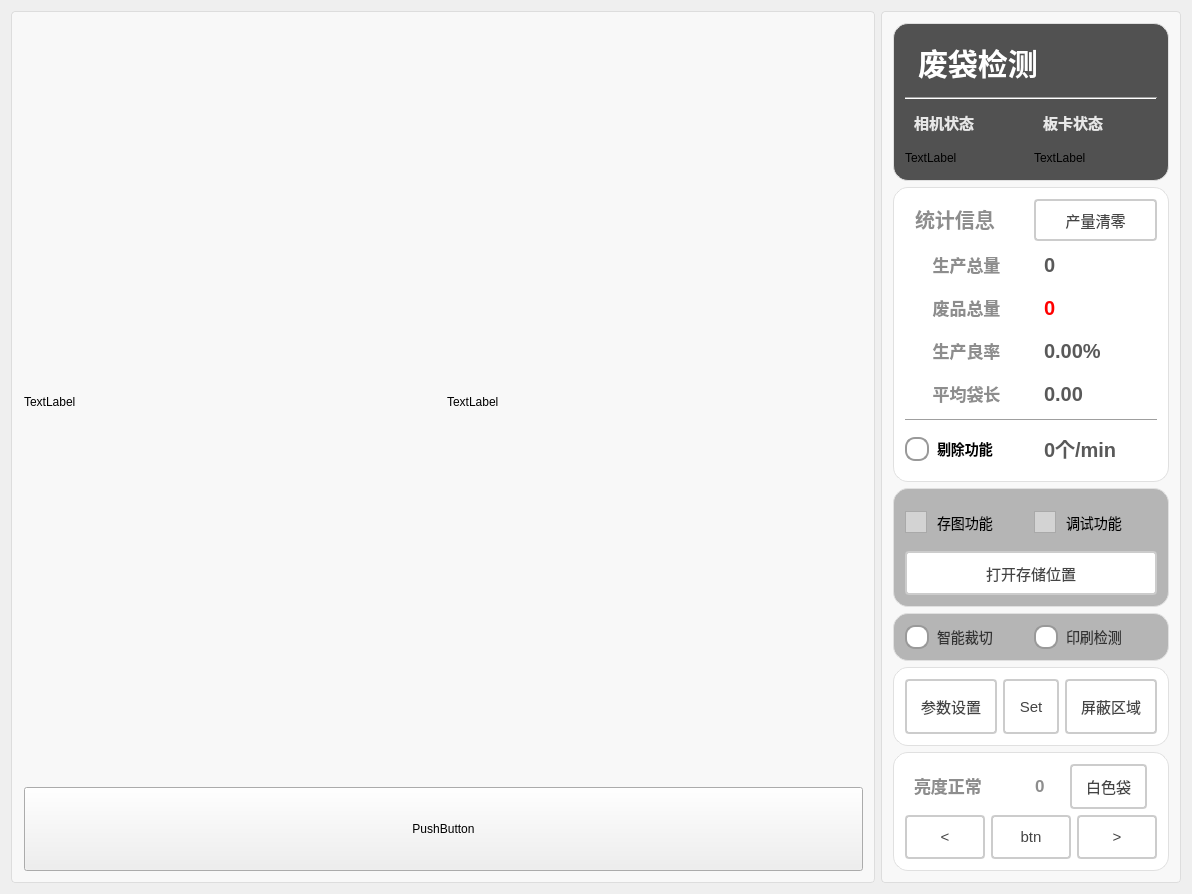
<?xml version="1.0" encoding="UTF-8"?>
<ui version="4.0">
 <class>SmartCroppingOfBagsClass</class>
 <widget class="QMainWindow" name="SmartCroppingOfBagsClass">
  <property name="geometry">
   <rect>
    <x>0</x>
    <y>0</y>
    <width>1192</width>
    <height>894</height>
   </rect>
  </property>
  <property name="windowTitle">
   <string>SmartCroppingOfBags</string>
  </property>
  <widget class="QWidget" name="centralWidget">
   <layout class="QVBoxLayout" name="verticalLayout_3">
    <item>
     <layout class="QHBoxLayout" name="horizontalLayout_2" stretch="4,1">
      <item>
       <widget class="QGroupBox" name="gBox_main">
        <property name="styleSheet">
         <string notr="true">QGroupBox {
    border: 1px solid #DDD;
    border-radius: 4px;
    font: bold 14px;
    color: #666;
    background-color: #F8F8F8;
}

QGroupBox::title {
    subcontrol-origin: margin;
    subcontrol-position: top left;
    left: 10px;
    padding: 0 5px;
}</string>
        </property>
        <property name="title">
         <string/>
        </property>
        <layout class="QVBoxLayout" name="verticalLayout_2" stretch="9,1">
         <property name="leftMargin">
          <number>12</number>
         </property>
         <item>
          <layout class="QHBoxLayout" name="horizontalLayout">
           <item>
            <widget class="QLabel" name="lb_show">
             <property name="text">
              <string>TextLabel</string>
             </property>
            </widget>
           </item>
           <item>
            <widget class="QLabel" name="lb_Ngshow">
             <property name="text">
              <string>TextLabel</string>
             </property>
            </widget>
           </item>
          </layout>
         </item>
         <item>
          <widget class="QPushButton" name="pushButton">
           <property name="sizePolicy">
            <sizepolicy hsizetype="Minimum" vsizetype="Minimum">
             <horstretch>0</horstretch>
             <verstretch>0</verstretch>
            </sizepolicy>
           </property>
           <property name="text">
            <string>PushButton</string>
           </property>
          </widget>
         </item>
        </layout>
       </widget>
      </item>
      <item>
       <widget class="QGroupBox" name="groupBox_2">
        <property name="styleSheet">
         <string notr="true">QGroupBox {
    border: 1px solid #DDD;
    border-radius: 4px;
    font: bold 14px;
    color: #666;
    background-color: #F8F8F8;
}

QGroupBox::title {
    subcontrol-origin: margin;
    subcontrol-position: top left;
    left: 10px;
    padding: 0 5px;
}</string>
        </property>
        <property name="title">
         <string/>
        </property>
        <layout class="QVBoxLayout" name="verticalLayout_6" stretch="4,7,3,1,2,3">
         <item>
          <widget class="QGroupBox" name="groupBox_head">
           <property name="styleSheet">
            <string notr="true">QGroupBox {
    font-size: 20px;
    font-weight: bold;
    background-color: rgb(81, 81, 81);
    border: 1px solid #e0e0e0;
    border-radius: 2px;
	border-radius: 15px
}

QGroupBox::title {
    subcontrol-origin: margin;
    left: 10px;
    padding: 0 5px;
    color: #2c3e50;
}</string>
           </property>
           <property name="title">
            <string/>
           </property>
           <layout class="QVBoxLayout" name="verticalLayout_7" stretch="2,0,3">
            <item>
             <layout class="QHBoxLayout" name="hLayout_title" stretch="3,2">
              <item>
               <widget class="QLabel" name="label_title">
                <property name="sizePolicy">
                 <sizepolicy hsizetype="Expanding" vsizetype="Expanding">
                  <horstretch>0</horstretch>
                  <verstretch>0</verstretch>
                 </sizepolicy>
                </property>
                <property name="styleSheet">
                 <string notr="true">QLabel {
       font-size: 30px;        
       font-weight: bold;        
       color: rgb(255, 255, 255);         
       padding: 5px 5px;     
       border-bottom: 2px solid #cccccc; 
    }</string>
                </property>
                <property name="text">
                 <string>废袋检测</string>
                </property>
               </widget>
              </item>
              <item>
               <widget class="QPushButton" name="btn_close">
                <property name="sizePolicy">
                 <sizepolicy hsizetype="Expanding" vsizetype="Expanding">
                  <horstretch>0</horstretch>
                  <verstretch>0</verstretch>
                 </sizepolicy>
                </property>
                <property name="styleSheet">
                 <string notr="true">QPushButton {
    color: white;
    border: none;
    border-radius: 5px;
    padding: 8px 16px 8px 36px; 
    font-size: 14px;
    qproperty-icon: url(:/ButtonScanner/image/close.png);  
    qproperty-iconSize: 30px 30px;
}

QPushButton:hover {
    background-color: #ff6666;
}

QPushButton:pressed {
    background-color: #cc0000;
}</string>
                </property>
                <property name="text">
                 <string/>
                </property>
                <property name="shortcut">
                 <string notr="true"/>
                </property>
               </widget>
              </item>
             </layout>
            </item>
            <item>
             <widget class="Line" name="line_2">
              <property name="styleSheet">
               <string notr="true">QLine {
       color: rgb(194, 194, 194);       
    }</string>
              </property>
              <property name="orientation">
               <enum>Qt::Orientation::Horizontal</enum>
              </property>
             </widget>
            </item>
            <item>
             <layout class="QHBoxLayout" name="horizontalLayout_18">
              <item>
               <layout class="QVBoxLayout" name="vLayout_cameraStates" stretch="3,2">
                <item>
                 <widget class="QLabel" name="label_cameraStateTitle">
                  <property name="styleSheet">
                   <string notr="true">QLabel {
       font-size: 15px;        
       font-weight: bold;        
       color: rgb(232, 232, 232);         
       padding: 5px 5px;     
       border-bottom: 2px solid #cccccc; 
    }</string>
                  </property>
                  <property name="text">
                   <string>相机状态</string>
                  </property>
                 </widget>
                </item>
                <item>
                 <layout class="QGridLayout" name="gLayout_cameraStates">
                  <item row="0" column="0">
                   <widget class="QLabel" name="lb_xiangjilianjiezhuangtai">
                    <property name="text">
                     <string>TextLabel</string>
                    </property>
                   </widget>
                  </item>
                 </layout>
                </item>
               </layout>
              </item>
              <item>
               <layout class="QVBoxLayout" name="vLayout_cardState" stretch="3,2">
                <item>
                 <widget class="QLabel" name="label_cardStateTitle">
                  <property name="styleSheet">
                   <string notr="true">QLabel {
       font-size: 15px;        
       font-weight: bold;        
       color: rgb(232, 232, 232);         
       padding: 5px 5px;     
       border-bottom: 2px solid #cccccc; 
    }</string>
                  </property>
                  <property name="text">
                   <string>板卡状态</string>
                  </property>
                 </widget>
                </item>
                <item>
                 <widget class="QLabel" name="lb_bankalianjiezhuangtai">
                  <property name="text">
                   <string>TextLabel</string>
                  </property>
                 </widget>
                </item>
               </layout>
              </item>
             </layout>
            </item>
           </layout>
          </widget>
         </item>
         <item>
          <widget class="QGroupBox" name="gBox_infor">
           <property name="styleSheet">
            <string notr="true">QGroupBox {
    font-size: 20px;
    font-weight: bold;
    background-color: rgb(255, 255, 255);
    border: 1px solid #e0e0e0;
    border-radius: 2px;
	border-radius: 15px
}

QGroupBox::title {
    subcontrol-origin: margin;
    left: 10px;
    padding: 0 5px;
    color: #2c3e50;
}</string>
           </property>
           <property name="title">
            <string/>
           </property>
           <layout class="QVBoxLayout" name="verticalLayout_4">
            <item>
             <layout class="QHBoxLayout" name="hLayout_info" stretch="1,1">
              <item>
               <widget class="QLabel" name="label_info">
                <property name="styleSheet">
                 <string notr="true">QLabel {
       font-size: 20px;        
       font-weight: bold;        
       color:  rgb(141, 141, 141);       
       padding: 5px 5px;     
       border-bottom: 2px solid #cccccc; 
    }</string>
                </property>
                <property name="text">
                 <string>统计信息</string>
                </property>
                <property name="alignment">
                 <set>Qt::AlignmentFlag::AlignLeading|Qt::AlignmentFlag::AlignLeft|Qt::AlignmentFlag::AlignVCenter</set>
                </property>
               </widget>
              </item>
              <item>
               <widget class="QPushButton" name="btn_chanliangqingling">
                <property name="sizePolicy">
                 <sizepolicy hsizetype="Expanding" vsizetype="Expanding">
                  <horstretch>0</horstretch>
                  <verstretch>0</verstretch>
                 </sizepolicy>
                </property>
                <property name="styleSheet">
                 <string notr="true">QPushButton {
    padding: 6px 14px;
    border: 2px solid #CCC;
    border-radius: 4px;
    background-color: white;
    color: #444;
    font-size: 15px; 
}

QPushButton:hover {
    border-color: #999;
    background-color: #F5F5F5;
}

QPushButton:pressed {
    border-color: #777;
    background-color: #EEE;
}</string>
                </property>
                <property name="text">
                 <string>产量清零</string>
                </property>
               </widget>
              </item>
             </layout>
            </item>
            <item>
             <layout class="QHBoxLayout" name="hLayout_produceTotal">
              <item>
               <widget class="QLabel" name="label_produceTotal">
                <property name="styleSheet">
                 <string notr="true">QLabel {
       font-size: 17px;        
       font-weight: bold;        
       color:  rgb(141, 141, 141);       
       padding: 5px 5px;     
       border-bottom: 2px solid #cccccc; 
    }</string>
                </property>
                <property name="text">
                 <string>生产总量</string>
                </property>
                <property name="alignment">
                 <set>Qt::AlignmentFlag::AlignCenter</set>
                </property>
               </widget>
              </item>
              <item>
               <widget class="QLabel" name="lb_shengchanzongliang">
                <property name="styleSheet">
                 <string notr="true">QLabel {
       font-size: 20px;        
       font-weight: bold;        
       color:  rgb(89, 89, 89);       
       padding: 5px 5px;     
       border-bottom: 2px solid #cccccc; 
    }</string>
                </property>
                <property name="text">
                 <string>0</string>
                </property>
               </widget>
              </item>
             </layout>
            </item>
            <item>
             <layout class="QHBoxLayout" name="hLayout_wasteProducts">
              <item>
               <widget class="QLabel" name="label_wasteProducts">
                <property name="styleSheet">
                 <string notr="true">QLabel {
       font-size: 17px;        
       font-weight: bold;        
       color:  rgb(141, 141, 141);       
       padding: 5px 5px;     
       border-bottom: 2px solid #cccccc; 
    }</string>
                </property>
                <property name="text">
                 <string>废品总量</string>
                </property>
                <property name="alignment">
                 <set>Qt::AlignmentFlag::AlignCenter</set>
                </property>
               </widget>
              </item>
              <item>
               <widget class="QLabel" name="lb_feipinshuliang">
                <property name="styleSheet">
                 <string notr="true">QLabel {
       font-size: 20px;        
       font-weight: bold;        
       color:   rgb(255, 0, 0);      
       padding: 5px 5px;     
       border-bottom: 2px solid #cccccc; 
    }</string>
                </property>
                <property name="text">
                 <string>0</string>
                </property>
               </widget>
              </item>
             </layout>
            </item>
            <item>
             <layout class="QHBoxLayout" name="hLayout_productionYield">
              <item>
               <widget class="QLabel" name="label_productionYield">
                <property name="styleSheet">
                 <string notr="true">QLabel {
       font-size: 17px;        
       font-weight: bold;        
       color:  rgb(141, 141, 141);       
       padding: 5px 5px;     
       border-bottom: 2px solid #cccccc; 
    }</string>
                </property>
                <property name="text">
                 <string>生产良率</string>
                </property>
                <property name="alignment">
                 <set>Qt::AlignmentFlag::AlignCenter</set>
                </property>
               </widget>
              </item>
              <item>
               <widget class="QLabel" name="lb_lianglv">
                <property name="styleSheet">
                 <string notr="true">QLabel {
       font-size: 20px;        
       font-weight: bold;        
       color:  rgb(89, 89, 89);       
       padding: 5px 5px;     
       border-bottom: 2px solid #cccccc; 
    }</string>
                </property>
                <property name="text">
                 <string>0.00%</string>
                </property>
               </widget>
              </item>
             </layout>
            </item>
            <item>
             <layout class="QHBoxLayout" name="hLayout_productionYield_2">
              <item>
               <widget class="QLabel" name="label_productionYield_2">
                <property name="styleSheet">
                 <string notr="true">QLabel {
       font-size: 17px;        
       font-weight: bold;        
       color:  rgb(141, 141, 141);       
       padding: 5px 5px;     
       border-bottom: 2px solid #cccccc; 
    }</string>
                </property>
                <property name="text">
                 <string>平均袋长</string>
                </property>
                <property name="alignment">
                 <set>Qt::AlignmentFlag::AlignCenter</set>
                </property>
               </widget>
              </item>
              <item>
               <widget class="QLabel" name="lb_pingjundaichang">
                <property name="styleSheet">
                 <string notr="true">QLabel {
       font-size: 20px;        
       font-weight: bold;        
       color:  rgb(89, 89, 89);       
       padding: 5px 5px;     
       border-bottom: 2px solid #cccccc; 
    }</string>
                </property>
                <property name="text">
                 <string>0.00</string>
                </property>
               </widget>
              </item>
             </layout>
            </item>
            <item>
             <widget class="Line" name="line">
              <property name="orientation">
               <enum>Qt::Orientation::Horizontal</enum>
              </property>
             </widget>
            </item>
            <item>
             <layout class="QHBoxLayout" name="horizontalLayout_4">
              <item>
               <widget class="QRadioButton" name="rbtn_removeFunc">
                <property name="styleSheet">
                 <string notr="true">QRadioButton {
    spacing: 8px;
    font-size: 14px;
    color: #333;
    font-weight: bold;        
    color:  rgb(0, 0, 0);       

}

/* 未选中状态 */
QRadioButton::indicator {
    width: 20px;
    height: 20px;
    border-radius: 10px;
    border: 2px solid #999;
    background: #ffffff;
}

/* 悬停效果 */
QRadioButton::indicator:hover {
    border: 2px solid #666;
}

/* 选中状态 */
QRadioButton::indicator:checked {
    border: 2px solid #2196F3;
}

/* 选中时的内圆 */
QRadioButton::indicator:checked {
    background-color: qradialgradient(
        cx:0.5, cy:0.5,
        radius:0.4,
        fx:0.5, fy:0.5,
        stop:0 #2196F3,
        stop:1 transparent
    );
}

/* 禁用状态 */
QRadioButton::indicator:disabled {
    border: 2px solid #ccc;
    background: #eee;
}

/* 选中时的文字颜色 */
QRadioButton:checked {
    color: #2196F3;
    font-weight: 500;
}

/* 点击动画效果 */
QRadioButton::indicator:pressed {
    border: 2px solid #1565C0;
    background-color: qradialgradient(
        cx:0.5, cy:0.5,
        radius:0.5,
        fx:0.5, fy:0.5,
        stop:0 #BBDEFB,
        stop:1 transparent
    );
}</string>
                </property>
                <property name="text">
                 <string>剔除功能</string>
                </property>
               </widget>
              </item>
              <item>
               <widget class="QLabel" name="label_removeRate">
                <property name="styleSheet">
                 <string notr="true">QLabel {
       font-size: 20px;        
       font-weight: bold;        
       color:  rgb(89, 89, 89);       
       padding: 5px 5px;     
       border-bottom: 2px solid #cccccc; 
    }</string>
                </property>
                <property name="text">
                 <string>0个/min</string>
                </property>
               </widget>
              </item>
             </layout>
            </item>
           </layout>
          </widget>
         </item>
         <item>
          <widget class="QGroupBox" name="groupBox_3">
           <property name="styleSheet">
            <string notr="true">QGroupBox {
    font-size: 20px;
    font-weight: bold;
    background-color: rgb(181, 181, 181);
    border: 1px solid #e0e0e0;
    border-radius: 2px;
	border-radius: 15px
}

QGroupBox::title {
    subcontrol-origin: margin;
    left: 10px;
    padding: 0 5px;
    color: #2c3e50;
}</string>
           </property>
           <property name="title">
            <string/>
           </property>
           <layout class="QVBoxLayout" name="verticalLayout">
            <item>
             <layout class="QHBoxLayout" name="horizontalLayout_3">
              <item>
               <widget class="QCheckBox" name="ckb_cuntu">
                <property name="sizePolicy">
                 <sizepolicy hsizetype="Minimum" vsizetype="Minimum">
                  <horstretch>0</horstretch>
                  <verstretch>0</verstretch>
                 </sizepolicy>
                </property>
                <property name="font">
                 <font>
                  <pointsize>-1</pointsize>
                 </font>
                </property>
                <property name="styleSheet">
                 <string notr="true">QCheckBox {
    /* 默认样式 */
    spacing: 10px; /* 文字和框框之间的间距 */
    font-size: 14px; /* 字体大小 */
}

QCheckBox::indicator {
    /* 按钮的大小 */
    width: 20px;
    height: 20px;
}

QCheckBox::indicator:unchecked {
    /* 未选中状态的样式 */
    background-color: lightgray; /* 背景颜色 */
    border: 1px solid darkgray; /* 边框颜色 */
}

QCheckBox::indicator:unchecked:hover {
    /* 未选中状态鼠标悬停时的样式 */
    background-color: gray; /* 背景颜色 */
}

QCheckBox::indicator:checked {
    /* 选中状态的样式 */
    background-color: rgb(255, 152, 83); /* 背景颜色 */
    border: 1px solid darkred; /* 边框颜色 */
}

QCheckBox::indicator:checked:hover {
    /* 选中状态鼠标悬停时的样式 */
    background-color: darkred; /* 背景颜色 */
}</string>
                </property>
                <property name="text">
                 <string>存图功能</string>
                </property>
               </widget>
              </item>
              <item>
               <widget class="QCheckBox" name="ckb_debug">
                <property name="sizePolicy">
                 <sizepolicy hsizetype="Minimum" vsizetype="Minimum">
                  <horstretch>0</horstretch>
                  <verstretch>0</verstretch>
                 </sizepolicy>
                </property>
                <property name="font">
                 <font>
                  <pointsize>-1</pointsize>
                 </font>
                </property>
                <property name="styleSheet">
                 <string notr="true">QCheckBox {
    /* 默认样式 */
    spacing: 10px; /* 文字和框框之间的间距 */
    font-size: 14px; /* 字体大小 */
}

QCheckBox::indicator {
    /* 按钮的大小 */
    width: 20px;
    height: 20px;
}

QCheckBox::indicator:unchecked {
    /* 未选中状态的样式 */
    background-color: lightgray; /* 背景颜色 */
    border: 1px solid darkgray; /* 边框颜色 */
}

QCheckBox::indicator:unchecked:hover {
    /* 未选中状态鼠标悬停时的样式 */
    background-color: gray; /* 背景颜色 */
}

QCheckBox::indicator:checked {
    /* 选中状态的样式 */
    background-color: rgb(255, 152, 83); /* 背景颜色 */
    border: 1px solid darkred; /* 边框颜色 */
}

QCheckBox::indicator:checked:hover {
    /* 选中状态鼠标悬停时的样式 */
    background-color: darkred; /* 背景颜色 */
}</string>
                </property>
                <property name="text">
                 <string>调试功能</string>
                </property>
               </widget>
              </item>
             </layout>
            </item>
            <item>
             <widget class="QPushButton" name="pbtn_openSaveLocation">
              <property name="sizePolicy">
               <sizepolicy hsizetype="Minimum" vsizetype="Minimum">
                <horstretch>0</horstretch>
                <verstretch>0</verstretch>
               </sizepolicy>
              </property>
              <property name="styleSheet">
               <string notr="true">QPushButton {
    padding: 6px 14px;
    border: 2px solid #CCC;
    border-radius: 4px;
    background-color: white;
    color: #444;
    font-size: 15px; 
}

QPushButton:hover {
    border-color: #999;
    background-color: #F5F5F5;
}

QPushButton:pressed {
    border-color: #777;
    background-color: #EEE;
}</string>
              </property>
              <property name="text">
               <string>打开存储位置</string>
              </property>
             </widget>
            </item>
           </layout>
          </widget>
         </item>
         <item>
          <widget class="QGroupBox" name="gBox_produceSet">
           <property name="styleSheet">
            <string notr="true">QGroupBox {
    font-size: 20px;
    font-weight: bold;
    background-color: rgb(181, 181, 181);
    border: 1px solid #e0e0e0;
    border-radius: 2px;
	border-radius: 15px
}

QGroupBox::title {
    subcontrol-origin: margin;
    left: 10px;
    padding: 0 5px;
    color: #2c3e50;
}</string>
           </property>
           <property name="title">
            <string/>
           </property>
           <layout class="QHBoxLayout" name="horizontalLayout_5">
            <item>
             <widget class="QRadioButton" name="rbtn_zhinengcaiqie">
              <property name="sizePolicy">
               <sizepolicy hsizetype="Expanding" vsizetype="Expanding">
                <horstretch>0</horstretch>
                <verstretch>0</verstretch>
               </sizepolicy>
              </property>
              <property name="styleSheet">
               <string notr="true">QRadioButton {
    spacing: 8px;
    font-size: 14px;
    color: #333;  /* 保持原始文字颜色 */
}

/* 未选中状态 */
QRadioButton::indicator {
    width: 20px;
    height: 20px;
    border-radius: 10px;
    border: 2px solid #999;
    background: #ffffff;
}

/* 悬停效果 */
QRadioButton::indicator:hover {
    border: 2px solid #666;
}

/* 选中状态 */
QRadioButton::indicator:checked {
    border: 2px solid #FF6B00;  /* 橙色边框 */
}

/* 选中时的内圆 */
QRadioButton::indicator:checked {
    background-color: qradialgradient(
        cx:0.5, cy:0.5,
        radius:0.4,
        fx:0.5, fy:0.5,
        stop:0 #FF6B00,  /* 主橙色 */
        stop:1 transparent
    );
}

/* 禁用状态 */
QRadioButton:::disabled {
    border: 2px solid #ccc;
    background: #eee;
}

/* 点击动画效果 */
QRadioButton::indicator:pressed {
    border: 2px solid #CC5500;  /* 深橙色边框 */
    background-color: qradialgradient(
        cx:0.5, cy:0.5,
        radius:0.5,
        fx:0.5, fy:0.5,
        stop:0 #FFD8B3,  /* 浅橙色渐变 */
        stop:1 transparent
    );
}</string>
              </property>
              <property name="text">
               <string>智能裁切</string>
              </property>
             </widget>
            </item>
            <item>
             <widget class="QRadioButton" name="rbtn_yinshuazhiliangjiance">
              <property name="sizePolicy">
               <sizepolicy hsizetype="Expanding" vsizetype="Expanding">
                <horstretch>0</horstretch>
                <verstretch>0</verstretch>
               </sizepolicy>
              </property>
              <property name="styleSheet">
               <string notr="true">QRadioButton {
    spacing: 8px;
    font-size: 14px;
    color: #333;  /* 保持原始文字颜色 */
}

/* 未选中状态 */
QRadioButton::indicator {
    width: 20px;
    height: 20px;
    border-radius: 10px;
    border: 2px solid #999;
    background: #ffffff;
}

/* 悬停效果 */
QRadioButton::indicator:hover {
    border: 2px solid #666;
}

/* 选中状态 */
QRadioButton::indicator:checked {
    border: 2px solid #FF6B00;  /* 橙色边框 */
}

/* 选中时的内圆 */
QRadioButton::indicator:checked {
    background-color: qradialgradient(
        cx:0.5, cy:0.5,
        radius:0.4,
        fx:0.5, fy:0.5,
        stop:0 #FF6B00,  /* 主橙色 */
        stop:1 transparent
    );
}

/* 禁用状态 */
QRadioButton:::disabled {
    border: 2px solid #ccc;
    background: #eee;
}

/* 点击动画效果 */
QRadioButton::indicator:pressed {
    border: 2px solid #CC5500;  /* 深橙色边框 */
    background-color: qradialgradient(
        cx:0.5, cy:0.5,
        radius:0.5,
        fx:0.5, fy:0.5,
        stop:0 #FFD8B3,  /* 浅橙色渐变 */
        stop:1 transparent
    );
}</string>
              </property>
              <property name="text">
               <string>印刷检测</string>
              </property>
             </widget>
            </item>
           </layout>
          </widget>
         </item>
         <item>
          <widget class="QGroupBox" name="gBox_set">
           <property name="styleSheet">
            <string notr="true">QGroupBox {
    font-size: 20px;
    font-weight: bold;
    background-color: rgb(255, 255, 255);
    border: 1px solid #e0e0e0;
    border-radius: 2px;
	border-radius: 15px
}

QGroupBox::title {
    subcontrol-origin: margin;
    left: 10px;
    padding: 0 5px;
    color: #2c3e50;
}</string>
           </property>
           <property name="title">
            <string/>
           </property>
           <layout class="QHBoxLayout" name="horizontalLayout_6">
            <item>
             <widget class="QPushButton" name="btn_normalParam">
              <property name="sizePolicy">
               <sizepolicy hsizetype="Minimum" vsizetype="Minimum">
                <horstretch>0</horstretch>
                <verstretch>0</verstretch>
               </sizepolicy>
              </property>
              <property name="font">
               <font>
                <pointsize>-1</pointsize>
               </font>
              </property>
              <property name="styleSheet">
               <string notr="true">QPushButton {
    padding: 6px 14px;
    border: 2px solid #CCC;
    border-radius: 4px;
    background-color: white;
    color: #444;
    font-size: 15px; 
}

QPushButton:hover {
    border-color: #999;
    background-color: #F5F5F5;
}

QPushButton:pressed {
    border-color: #777;
    background-color: #EEE;
}</string>
              </property>
              <property name="text">
               <string>参数设置</string>
              </property>
             </widget>
            </item>
            <item>
             <widget class="QPushButton" name="btn_setParam">
              <property name="sizePolicy">
               <sizepolicy hsizetype="Minimum" vsizetype="Minimum">
                <horstretch>0</horstretch>
                <verstretch>0</verstretch>
               </sizepolicy>
              </property>
              <property name="styleSheet">
               <string notr="true">QPushButton {
    padding: 6px 14px;
    border: 2px solid #CCC;
    border-radius: 4px;
    background-color: white;
    color: #444;
    font-size: 15px; 
}

QPushButton:hover {
    border-color: #999;
    background-color: #F5F5F5;
}

QPushButton:pressed {
    border-color: #777;
    background-color: #EEE;
}</string>
              </property>
              <property name="text">
               <string>Set</string>
              </property>
             </widget>
            </item>
            <item>
             <widget class="QPushButton" name="btn_pingbiquyu">
              <property name="sizePolicy">
               <sizepolicy hsizetype="Minimum" vsizetype="Minimum">
                <horstretch>0</horstretch>
                <verstretch>0</verstretch>
               </sizepolicy>
              </property>
              <property name="styleSheet">
               <string notr="true">QPushButton {
    padding: 6px 14px;
    border: 2px solid #CCC;
    border-radius: 4px;
    background-color: white;
    color: #444;
    font-size: 15px; 
}

QPushButton:hover {
    border-color: #999;
    background-color: #F5F5F5;
}

QPushButton:pressed {
    border-color: #777;
    background-color: #EEE;
}</string>
              </property>
              <property name="text">
               <string>屏蔽区域</string>
              </property>
             </widget>
            </item>
           </layout>
          </widget>
         </item>
         <item>
          <widget class="QGroupBox" name="gBox_set_2">
           <property name="styleSheet">
            <string notr="true">QGroupBox {
    font-size: 20px;
    font-weight: bold;
    background-color: rgb(255, 255, 255);
    border: 1px solid #e0e0e0;
    border-radius: 2px;
	border-radius: 15px
}

QGroupBox::title {
    subcontrol-origin: margin;
    left: 10px;
    padding: 0 5px;
    color: #2c3e50;
}</string>
           </property>
           <property name="title">
            <string/>
           </property>
           <layout class="QVBoxLayout" name="verticalLayout_5">
            <item>
             <layout class="QHBoxLayout" name="horizontalLayout_15" stretch="3,1,2">
              <property name="rightMargin">
               <number>10</number>
              </property>
              <item>
               <widget class="QLabel" name="lb_liangduzhuangtai">
                <property name="font">
                 <font>
                  <pointsize>-1</pointsize>
                  <bold>true</bold>
                 </font>
                </property>
                <property name="styleSheet">
                 <string notr="true">QLabel {
       font-size: 17px;        
       font-weight: bold;        
       color:  rgb(141, 141, 141);       
       padding: 5px 5px;     
       border-bottom: 2px solid #cccccc; 
    }</string>
                </property>
                <property name="text">
                 <string>亮度正常</string>
                </property>
               </widget>
              </item>
              <item>
               <widget class="QLabel" name="lb_liangdu">
                <property name="font">
                 <font>
                  <pointsize>-1</pointsize>
                  <bold>true</bold>
                 </font>
                </property>
                <property name="styleSheet">
                 <string notr="true">QLabel {
       font-size: 17px;        
       font-weight: bold;        
       color:  rgb(141, 141, 141);       
       padding: 5px 5px;     
       border-bottom: 2px solid #cccccc; 
    }</string>
                </property>
                <property name="text">
                 <string>0</string>
                </property>
               </widget>
              </item>
              <item>
               <widget class="QPushButton" name="btn_daizizhonglei">
                <property name="sizePolicy">
                 <sizepolicy hsizetype="Minimum" vsizetype="Minimum">
                  <horstretch>0</horstretch>
                  <verstretch>0</verstretch>
                 </sizepolicy>
                </property>
                <property name="styleSheet">
                 <string notr="true">QPushButton {
    padding: 6px 14px;
    border: 2px solid #CCC;
    border-radius: 4px;
    background-color: white;
    color: #444;
    font-size: 15px; 
}

QPushButton:hover {
    border-color: #999;
    background-color: #F5F5F5;
}

QPushButton:pressed {
    border-color: #777;
    background-color: #EEE;
}</string>
                </property>
                <property name="text">
                 <string>白色袋</string>
                </property>
               </widget>
              </item>
             </layout>
            </item>
            <item>
             <layout class="QHBoxLayout" name="horizontalLayout_16" stretch="0,0,0">
              <item>
               <widget class="QPushButton" name="btn_down">
                <property name="sizePolicy">
                 <sizepolicy hsizetype="Minimum" vsizetype="Minimum">
                  <horstretch>0</horstretch>
                  <verstretch>0</verstretch>
                 </sizepolicy>
                </property>
                <property name="styleSheet">
                 <string notr="true">QPushButton {
    padding: 6px 14px;
    border: 2px solid #CCC;
    border-radius: 4px;
    background-color: white;
    color: #444;
    font-size: 15px; 
}

QPushButton:hover {
    border-color: #999;
    background-color: #F5F5F5;
}

QPushButton:pressed {
    border-color: #777;
    background-color: #EEE;
}</string>
                </property>
                <property name="text">
                 <string>&lt;</string>
                </property>
               </widget>
              </item>
              <item>
               <widget class="QPushButton" name="btn_baoguang">
                <property name="sizePolicy">
                 <sizepolicy hsizetype="Minimum" vsizetype="Minimum">
                  <horstretch>0</horstretch>
                  <verstretch>0</verstretch>
                 </sizepolicy>
                </property>
                <property name="styleSheet">
                 <string notr="true">QPushButton {
    padding: 6px 14px;
    border: 2px solid #CCC;
    border-radius: 4px;
    background-color: white;
    color: #444;
    font-size: 15px; 
}

QPushButton:hover {
    border-color: #999;
    background-color: #F5F5F5;
}

QPushButton:pressed {
    border-color: #777;
    background-color: #EEE;
}</string>
                </property>
                <property name="text">
                 <string>btn</string>
                </property>
               </widget>
              </item>
              <item>
               <widget class="QPushButton" name="btn_up">
                <property name="sizePolicy">
                 <sizepolicy hsizetype="Minimum" vsizetype="Minimum">
                  <horstretch>0</horstretch>
                  <verstretch>0</verstretch>
                 </sizepolicy>
                </property>
                <property name="styleSheet">
                 <string notr="true">QPushButton {
    padding: 6px 14px;
    border: 2px solid #CCC;
    border-radius: 4px;
    background-color: white;
    color: #444;
    font-size: 15px; 
}

QPushButton:hover {
    border-color: #999;
    background-color: #F5F5F5;
}

QPushButton:pressed {
    border-color: #777;
    background-color: #EEE;
}</string>
                </property>
                <property name="text">
                 <string>&gt;</string>
                </property>
               </widget>
              </item>
             </layout>
            </item>
           </layout>
          </widget>
         </item>
        </layout>
       </widget>
      </item>
     </layout>
    </item>
   </layout>
  </widget>
 </widget>
 <layoutdefault spacing="6" margin="11"/>
 <resources/>
 <connections/>
</ui>
